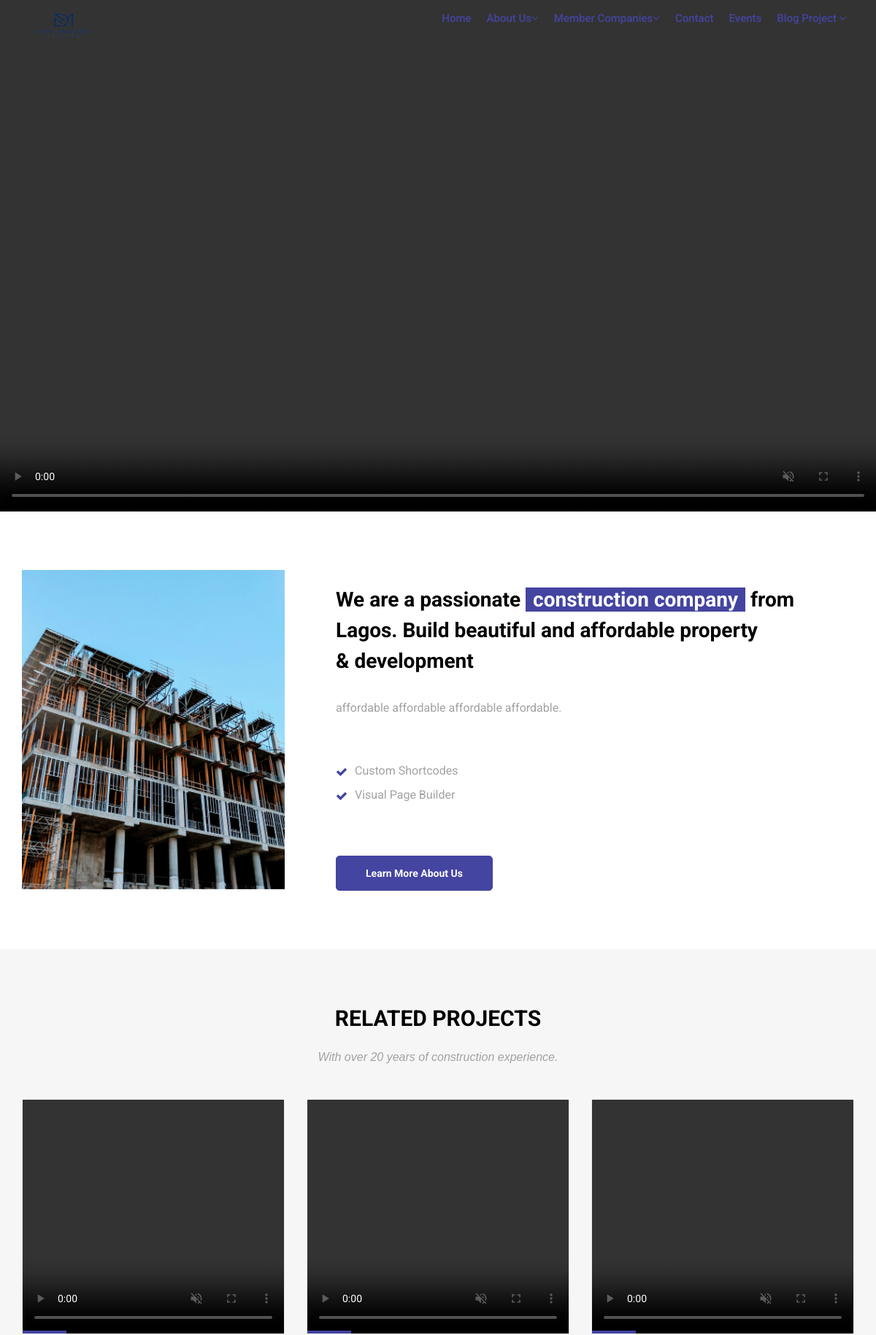
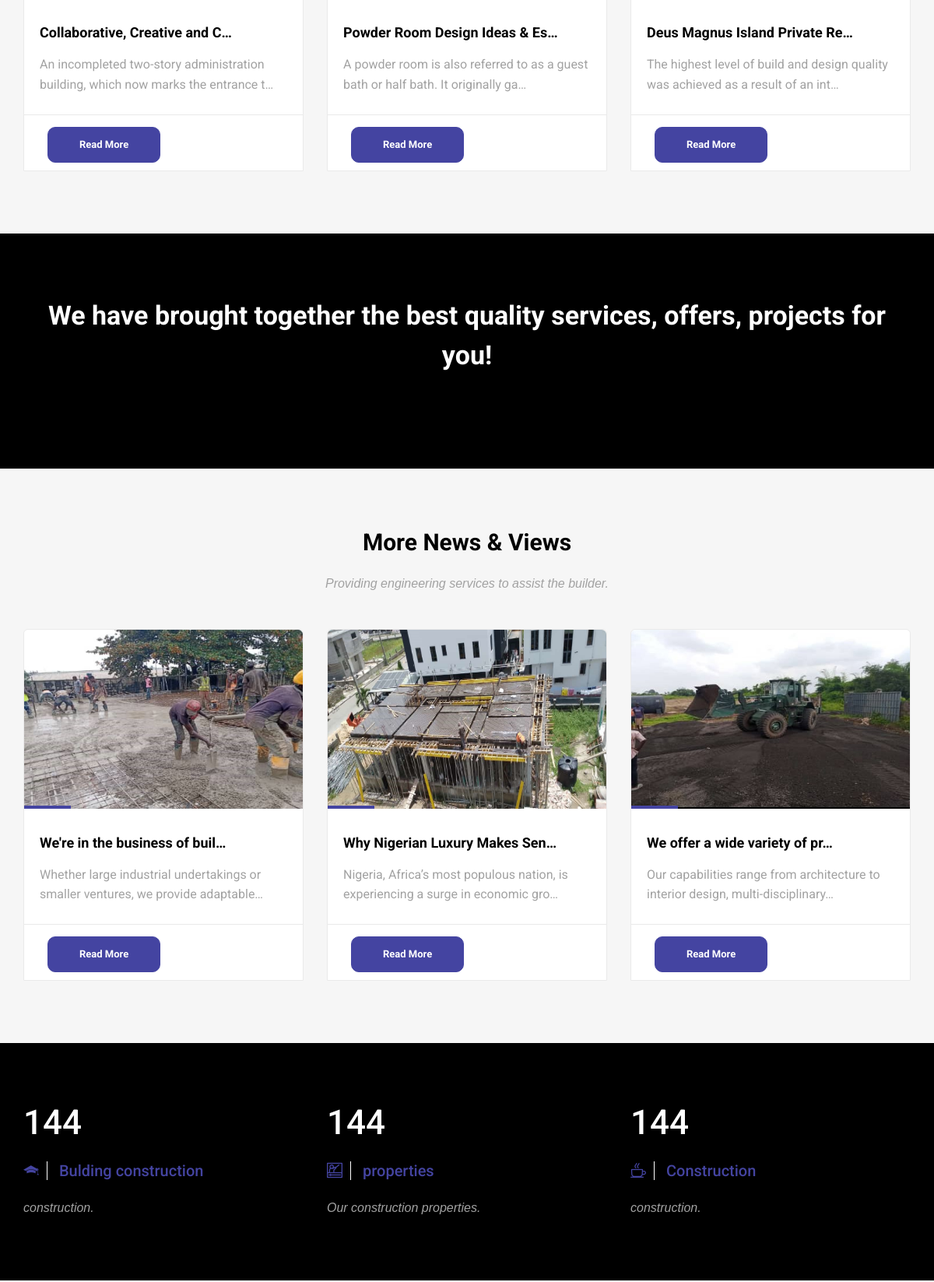
The page / (upper part) on the database its author committed (2 pictures, top to bottom).
### deus_magnus/models.py (models this page shows, shortened)
class DeusMagnusMainPost(models.Model):
    deus_magnus_title = models.CharField(max_length=255, blank=True, null=True)
    deus_magnus_description = models.TextField()
    deus_magnus_slug = models.SlugField (max_length=255,blank=True, null=True)
    deus_manus_video = models.FileField(upload_to='videos/')
    deus_magnus_publish_date = models.DateTimeField (auto_now_add= True)
    deus_magnus_author = models.ForeignKey(User, on_delete=models.CASCADE)
    class Meta:
        ordering =['-deus_magnus_publish_date']

class SecondDeusMagnusMainPicturePost(models.Model):
    second_deus_magnus_title = models.CharField(max_length=255, blank=True, null=True)
    second_deus_magnus_description = models.TextField()
    second_deus_magnus_slug = models.SlugField (max_length=255,blank=True, null=True)
    second_deus_magnus_img = models.ImageField(upload_to='images/')
    second_deus_magnus_publish_date = models.DateTimeField (auto_now_add= True)
    second_deus_magnus_author = models.ForeignKey(User, on_delete=models.CASCADE)
    class Meta:
        ordering =['second_deus_magnus_publish_date']

### deus_magnus/views.py (the view)
# urls.py: path('', HomeView.as_view(), name="home"),
class HomeView(ListView):
    model = DeusMagnusMainPost
    template_name = 'deus_magnus/home.html'
    def get_context_data(self, **kwargs):
        context = super().get_context_data(**kwargs)
        context['second_constructions'] = SecondDeusMagnusMainPicturePost.objects.all()
        context['last_constructions'] = LastDeusMagnusMainPicturePost.objects.all()
        return context

### templates/deus_magnus/home.html (shortened to what this page needs)
{% extends "base.html" %}
{% load static %}
{% block content%}
<video autoplay muted playsinline loop width="100%" height="500" controls id="myVideo">
    <source src="{% static 'main.mp4'%}" type="video/mp4">
    <source src="{% static 'main.mp4'%}" type="video/webm">
</video>
<section class="section">
    <div class="container">
        <div class="row">
            <div class="col-md-4">
                <div class="custom-module">
                    <img src="{% static 'images/device_01.png' %}" alt="" class="img-responsive wow slideInLeft">
                </div>
            </div>
            <div class="col-md-8">
                <div class="custom-module p40l">
                    <h2>We are a passionate <mark>construction company</mark> from<br>
                    Lagos. Build beautiful and affordable property <br>
                        & development</h2>
                    <p>affordable affordable affordable affordable.</p>
                    <div class="row">
                        <div class="col-lg-4 col-md-4 col-sm-4 col-xs-12 first">
                            <ul class="check">
                                <li>Custom Shortcodes</li>
                                <li>Visual Page Builder</li>
                            </ul>
                        </div>
                    </div>
                    <div class="btn-wrapper">
                        <a href="{% url 'about' %}" class="btn btn-primary" style="border-radius:5px;">Learn More About us</a>
                    </div>
                </div>
            </div>
        </div>
    </div>
</section>
<section class="section gb">
    <div class="container">
        <div class="section-title text-center">
            <h3>RELATED PROJECTS</h3>
            <p>With over 20 years of construction experience.</p>
        </div>
        <div class="row">
            {% for post in object_list %}
            <div class="col-lg-4 col-md-12">
                <div class="blog-box">
                    <a href="{% url 'detail' post.pk %}">
                    <div class="image-wrap entry">
                        <video autoplay muted playsinline loop width="100%" height="40%"  controls>
                            <source src="{{ post.deus_manus_video.url }}" type="video/mp4">
                        </video>
                    </div>
                    </a>
                    <div class="blog-desc">
                        <h4><a href="{% url 'detail' post.pk %}">{{post.deus_magnus_title|truncatechars:30}}</a></h4>
                        <p>{{post.deus_magnus_description|truncatechars:81}}</p>
                    </div>
                    <div class="post-meta">
                        <span>
                            <div class="btn-wrapper">
                                <a href="{% url 'detail' post.pk %}" class="btn btn-primary"style="border-radius: 10px;">Read More</a>
                            </div>
                         </span>
                    </div>
                </div>
            </div>
            {%endfor%}
        </div>
    </div>
</section>
<section class="section db p120">
    <div class="container">
        <div class="row">
            <div class="col-md-12">
                <div class="tagline-message text-center">
                <h3>We have brought together the best quality services, offers, projects for you!</h3>
                </div>
            </div>
        </div>
    </div>
</section>
<section class="section gb">
    <div class="container">
        <div class="section-title text-center">
            <h3>More News & Views</h3>
            <p>Providing engineering services to assist the builder.</p>
        </div>
        <div class="row">
            {% for second_construction in second_constructions %}
            <div class="col-lg-4 col-md-12">
                <div class="blog-box">
                    <div class="image-wrap entry">
                        {% if second_construction.second_deus_magnus_img %}
                        <a href="{% url 'second_detail' second_construction.pk %}">
                        <img src="{{ second_construction.second_deus_magnus_img.url }}"height="230px"  class="custom-image">
                        </a>
                        {% endif %}
                    </div>
                    <div class="blog-desc">
                        <h4><a href="{% url 'second_detail' second_construction.pk %}">{{ second_construction.second_deus_magnus_title |truncatechars:30}}</a></h4>
                        <p>{{ second_construction.second_deus_magnus_description |truncatechars:80}}</p>
                    </div>
                    <div class="post-meta">
                            <div class="btn-wrapper">
                                <a href="{% url 'second_detail' second_construction.pk %}
                                "class="btn btn-primary"style="border-radius: 10px;">Read More</a>
                            </div>
                    </div>
                </div>
            </div>
            {%endfor%}
        </div>
    </div>
</section>
<section class="section db">
    <div class="container">
        <div class="row">
            <div class="col-lg-4 col-md-4">
                <div class="stat-count">
                    <h4 class="stat-timer">120</h4>
                    <h3><i class="flaticon-black-graduation-cap-tool-of-university-student-for-head"></i> Bulding construction</h3>
                    <p>construction. </p>
                </div>
            </div>
            <div class="col-lg-4 col-md-4">
                <div class="stat-count">
                    <h4 class="stat-timer">120</h4>
                    <h3><i class="flaticon-online-course"></i> properties </h3>
                    <p>Our construction properties. </p>
                </div>
            </div>
            <div class="col-lg-4 col-md-4">
                <div class="stat-count">
                    <h4 class="stat-timer">121</h4>
                    <h3><i class="flaticon-coffee-cup"></i> Construction</h3>
                    <p>construction. </p>
                </div>
            </div>
        </div>
    </div>
</section>
        {% endblock %}

### static/css/style.css (style rules this page uses)
[class^="flaticon-"]:before, [class*=" flaticon-"]:before, [class^="flaticon-"]:after, [class*=" flaticon-"]:after { font-family: Flaticon; font-style: normal; }
.flaticon-black-graduation-cap-tool-of-university-student-for-head:before { content: "\f104"; }
.flaticon-online-course:before { content: "\f10a"; }
.flaticon-coffee-cup:before { content: "\f10b"; }
body { background-color: #f6f6f6; line-height: 1.6; font-size: 16px; color: #a2a2a2; }
#myVideo { object-fit: cover; width: 100%; height: 700px; }
body, p, li, a { font-family: 'Roboto', sans-serif; }
.course-details h4 a, .readmore, .testimonial strong, h1, h2, h3, h4, h5, h6 { color: #000; }
h1, h2, h3, h4, h5, h6 { line-height: 1.5; }
.cop-logo img, a { color: #000; text-decoration: none !important; -webkit-transition: all ease 0.3s; -moz-transition: all ease 0.3s; transition: all ease 0.3s; }
.check li:before { content: "\f00c"; font-family: "FontAwesome"; font-size: 16px; left: 0; padding-right: 10px; position: relative; top: 2px; }
.check li { list-style: none; margin-bottom: 8px; }
.check li:last-child { margin-bottom: 0; }
.check { margin-left: 0; padding-left: 0 }
.section { background-color: #ffffff; padding: 8rem 0; position: relative; display: block; }
.section-title { margin-bottom: 45px; }
.text-widget h3, .section-title h3 { margin: 0 0 25px; padding: 0; line-height: 1; font-size: 30px; font-weight: 700; }
.section-title p { max-width: 800px; margin: 0 auto; padding: 0; font-size: 16px; font-family: 'Droid Serif', sans-serif; font-style: italic; }
.section.gb { background-color: #f6f6f6; }
.section.db { background-color: #000000; }
.entry { position: relative; }
.image-wrap img { width: 100%; }
.image-wrap:after { content: ""; width: 60px; height: 4px; position: absolute; bottom: 0; left: 0; background-color: #111; right: 0; }
.blog-box { background-color: #ffffff; border-radius: 6px 6px 0 0; border: 1px solid #eaeaea; }
.blog-box img { width: 100%; border-radius: 6px 6px 0 0; }
.post-meta { padding: 15px 30px 10px; margin-top: -5px; border-top: 1px solid #eaeaea; line-height: 1; }
.post-meta a { font-size: 13px; color: #aaa; }
.blog-desc { padding: 3rem 2rem; display: block; position: relative; }
.blog-desc h4 a, .blog-desc h4 { font-size: 18px; font-weight: 700; padding: 0 0 15px; margin: 0; color: #000000; }
.blog-desc p { padding: 0; margin: 0; }
.stat-count h3, .stat-count h4 { color: #ffffff; }
.stat-count h4 { font-size: 44px; line-height: 1; padding: 0; margin: 0; }
.stat-count h3 { padding: 30px 0 25px; margin: 0; line-height: 1; font-size: 20px; }
.stat-count h3 i { padding-right: 10px; border-right: 1px solid #fff; margin-right: 10px; }
.stat-count p { padding: 0; margin: 0; font-size: 16px; font-family: 'Droid Serif', sans-serif; font-style: italic; }
.p120 { padding-bottom: 120px !important; }
.tagline-message h3 { padding: 0; font-size: 34px; margin: 0; color: #ffffff; font-weight: bold; }
.p40l { padding-left: 4rem; }
.custom-module h2 { font-size: 28px; font-weight: bold; margin: 20px 0 30px; padding: 0; }
.custom-module mark { line-height: 1; color: #ffffff; padding: 0 10px; }
.custom-module p { padding: 0; margin: 0; }
.btn { border-radius: 0; font-size: 14px; border: 1px solid #fff; font-weight: bold; color: #ffffff !important; padding: 13px 40px; text-transform: capitalize; }
.shop-desc small, .shop-meta a, .authorbox small, blockquote:before, blockquote:after, .blog-meta small a, .small-box i, .copyrights ul li:hover a, .footer .readmore, .breadcrumb>li a, .yamm h4, .yamm-content li:hover a, .yamm .hassubmenu li:hover a, .check li:before, .stat-count h3, .blog-desc h4:hover a, .post-meta li:after, .course-box small, .course-details h4:hover a, .course-footer i, a:hover, a:focus, .box i, .topbar .text-left i { color: #4444A1; }
.cb, .box .event-desc small, .pagination a, .pagination>.active>a, .pagination>.active>a:focus, .pagination>.active>a:hover, .pagination>.active>span, .pagination>.active>span:focus, .pagination>.active>span:hover, .tags-widget a, .owl-theme-01 .owl-nav [class*="owl-"]:hover, .yamm .dropdown-menu li:hover .menu-button, .yamm .dropdown-menu li .menu-button, mark, .bgcolor1, .image-wrap:before, .image-wrap:after, .btn-primary { border-color: #4444A1; background-color: #4444A1; box-shadow: inset 0 0 0 0 #4444A1; -webkit-transition: all ease 0.5s; -moz-transition: all ease 0.5s; transition: all ease 0.5s; }

### rows shown on the page
DeusMagnusMainPost: deus_magnus_title "Collaborative, Creative and C…", deus_magnus_description "An incompleted two-story administration building, which now marks the entrance t…"
DeusMagnusMainPost: deus_magnus_title "Powder Room Design Ideas & Es…", deus_magnus_description "A powder room is also referred to as a guest bath or half bath. It originally ga…"
DeusMagnusMainPost: deus_magnus_title "Deus Magnus Island Private Re…", deus_magnus_description "The highest level of build and design quality was achieved as a result of an int…"
SecondDeusMagnusMainPicturePost: second_deus_magnus_img (picture), second_deus_magnus_title "We're in the business of buil…", second_deus_magnus_description "Whether large industrial undertakings or smaller ventures, we provide adaptable…"
SecondDeusMagnusMainPicturePost: second_deus_magnus_img (picture), second_deus_magnus_title "Why Nigerian Luxury Makes Sen…", second_deus_magnus_description "Nigeria, Africa’s most populous nation, is experiencing a surge in economic gro…"
SecondDeusMagnusMainPicturePost: second_deus_magnus_img (picture), second_deus_magnus_title "We offer a wide variety of pr…", second_deus_magnus_description "Our capabilities range from architecture to interior design, multi-disciplinary…"
